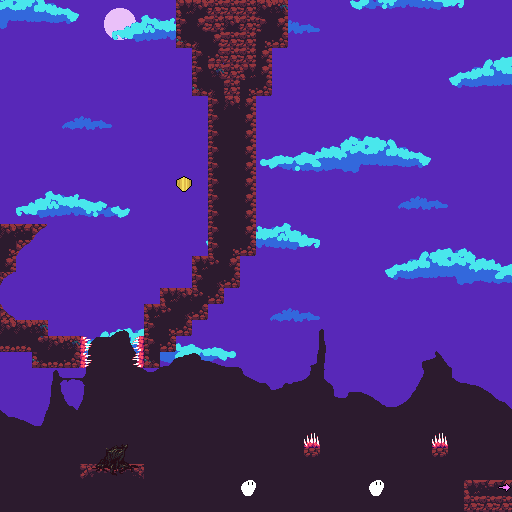

A level layout from a 2D game, rendered from its tile map. Below: a short description, then the map file with tile-grid data replaced by summaries:
An orthogonal 32x32 tile map with 16x16 px tiles, 6 tile layers (background, middle, middle-near, near, ...), 9 tilesets and 36 objects.

<map version="1.5" tiledversion="1.6.0" orientation="orthogonal" renderorder="right-down" width="32" height="32" tilewidth="16" tileheight="16" infinite="0" nextlayerid="15" nextobjectid="72">
 <tileset firstgid="1" source="plattoon.tsx" />
 <tileset firstgid="4097" source="clouds.tsx" />
 <tileset firstgid="4339" source="wasteland.tsx" />
 <tileset firstgid="4851" source="spike_ground5.tsx" />
 <tileset firstgid="4852" source="watelandmountains2.tsx" />
 <tileset firstgid="5364" source="characters.tsx" />
 <tileset firstgid="5428" source="spike_ground4.tsx" />
 <tileset firstgid="5429" source="dungeon 16x16.tsx" />
 <tileset firstgid="17717" source="dawntree.tsx" />
 <layer id="1" name="background" width="32" height="32">
  <data>[1024 cells, 1024 non-empty, 10 distinct tile ids]</data>
 </layer>
 <layer id="2" name="middle" width="32" height="32">
  <data>[1024 cells, 259 non-empty, 75 distinct tile ids]</data>
 </layer>
 <layer id="3" name="middle-near" width="32" height="32">
  <data>[1024 cells, 416 non-empty, 352 distinct tile ids]</data>
 </layer>
 <layer id="4" name="near" width="32" height="32">
  <data>[1024 cells, 0 non-empty, 0 distinct tile ids]</data>
 </layer>
 <layer id="5" name="graphics" width="32" height="32">
  <data>[1024 cells, 126 non-empty, 26 distinct tile ids]</data>
 </layer>
 <layer id="6" name="overgraphics" width="32" height="32">
  <data>[1024 cells, 13 non-empty, 13 distinct tile ids]</data>
 </layer>
 <objectgroup id="8" name="ground">
  <object id="33" x="0" y="224" width="48" height="16" />
  <object id="34" x="0" y="240" width="32" height="16" />
  <object id="35" x="0" y="256" width="16" height="32" />
  <object id="39" x="0" y="0" height="512" />
  <object id="40" x="512" y="0" height="512" />
  <object id="41" x="176" y="0" width="112" height="48" />
  <object id="42" x="192" y="48" width="80" height="48" />
  <object id="43" x="208" y="96" width="48" height="160" />
  <object id="44" x="192" y="256" width="48" height="32" />
  <object id="45" x="160" y="288" width="64" height="16" />
  <object id="46" x="144" y="304" width="64" height="16" />
  <object id="47" x="144" y="320" width="48" height="16" />
  <object id="48" x="144" y="336" width="32" height="16" />
  <object id="49" x="144" y="352" width="16" height="16" />
  <object id="50" x="0" y="304" width="16" height="16" />
  <object id="51" x="0" y="320" width="48" height="16" />
  <object id="52" x="0" y="336" width="48" />
  <object id="53" x="0" y="336" width="80" height="16" />
  <object id="54" x="32" y="352" width="48" height="16" />
  <object id="55" x="80" y="464" width="64" height="16" />
  <object id="59" x="304" y="448" width="16" height="16" />
  <object id="60" x="432" y="448" width="16" height="16" />
  <object id="62" x="464" y="480" width="32" height="32" />
  <object id="63" x="496" y="496" width="16" height="16" />
  <object id="68" x="0.5625" y="0.1875" width="175.25" height="0.4375" />
  <object id="69" x="288.375" y="0.375" width="223.313" height="0.25" />
  <object id="70" x="511.5" y="0.625" width="0.1875" height="445.75" />
 </objectgroup>
 <objectgroup id="9" name="spikes">
  <object id="36" x="80" y="336" width="9" height="32" />
  <object id="37" x="135" y="336" width="9" height="32" />
  <object id="38" x="0" y="512" width="512" />
  <object id="56" x="304" y="432" width="16" height="16" />
  <object id="57" x="432" y="432" width="16" height="16" />
 </objectgroup>
 <objectgroup id="10" name="levelEnd">
  <object id="67" x="496" y="480" width="16" height="16" />
 </objectgroup>
 <objectgroup id="11" name="doublejump">
  <object id="65" x="368" y="480" width="16" height="16" />
  <object id="66" x="240" y="480" width="16" height="16" />
 </objectgroup>
 <objectgroup id="12" name="bullets" />
 <objectgroup id="13" name="coin">
  <object id="71" x="176" y="176" width="16" height="16" />
 </objectgroup>
 <objectgroup id="14" name="skeleton" />
</map>
